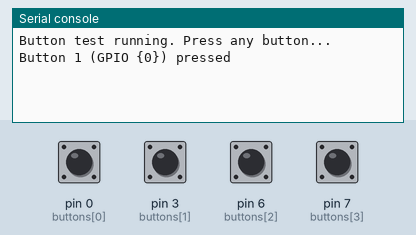
Bench run of a program on a simulated MicroPython board. Parts: the last lines printed to the serial console. The test bench sets the inputs (shaded band); at power-on: pin 0 (buttons[0]), pin 3 (buttons[1]), pin 6 (buttons[2]), pin 7 (buttons[3]) HIGH.

Above: at 1.2 s.
1.3 s: pin 0 (buttons[0]) pulled LOW for 0.15 s
At 2.5 s:
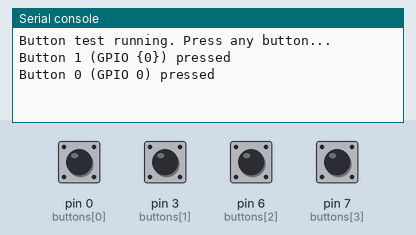
2.9 s: pin 3 (buttons[1]) pulled LOW for 0.15 s
At 3.9 s:
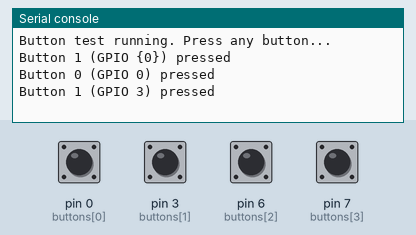
4.5 s: pin 6 (buttons[2]) pulled LOW for 0.15 s
At 5.0 s:
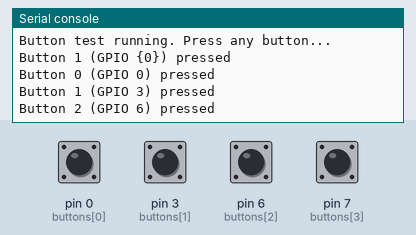
6.1 s: pin 7 (buttons[3]) pulled LOW for 0.15 s
At 6.6 s:
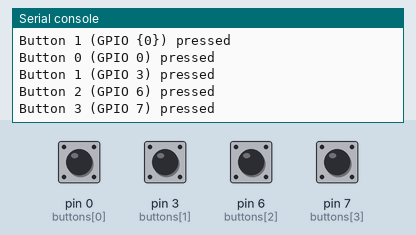

The program:

button_test.py
```python
# button_test.py
from machine import Pin
import time

# Define GPIO pins for the buttons
button_pins = [0, 3, 6, 7]

# Create Pin objects with internal pull-ups
buttons = [Pin(pin, Pin.IN, Pin.PULL_UP) for pin in button_pins]
last_states = [1] * len(buttons)

print("Button test running. Press any button...")
print("Button 1 (GPIO {0}) pressed")
while True:
    for i, btn in enumerate(buttons):
        state = btn.value()
        if state == 0 and last_states[i] == 1:  # falling edge = button pressed
            print(f"Button {i} (GPIO {button_pins[i]}) pressed")
        last_states[i] = state
    time.sleep(0.01)
```

Measured:
- after the input at 1.3 s, the serial console: prints a new line at once (image 1)
- after the input at 2.9 s, the serial console: prints a new line at once (image 2)
- after the input at 4.5 s, the serial console: prints a new line at once (image 3)
- after the input at 6.1 s, the serial console: prints a new line at once (image 4)
